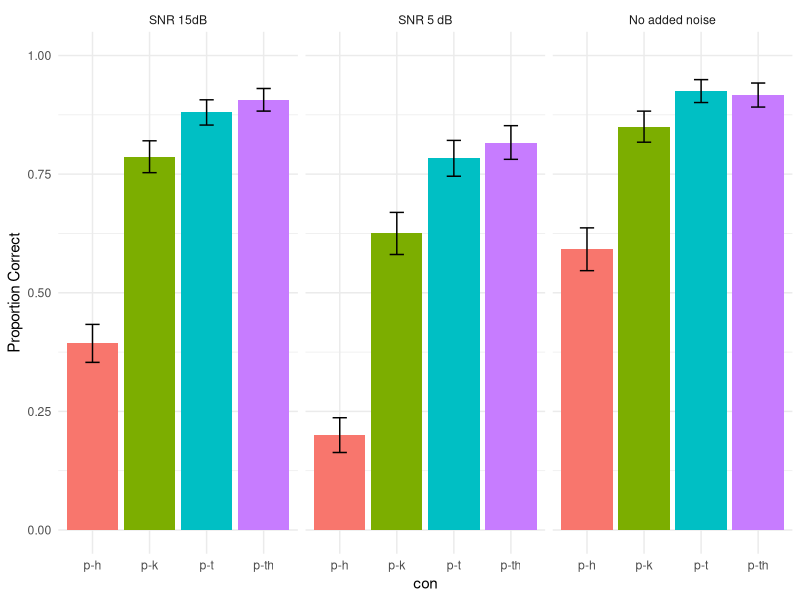

R code for this plot:
## ---- chunk 1
knitr::opts_chunk$set(echo = TRUE)
knitr::opts_chunk$set(warning = FALSE, message = FALSE)
## ---- chunk 2
data_15 <- read.csv("Master_15_local.csv", header = TRUE)
data_5 <- read.csv("Master_5_local.csv", header = TRUE)
data_clean <- read.csv("Master_clean_local.csv", header = TRUE)
full_data <- rbind(data_clean,data_15,data_5)
## ---- chunk 3
# Full data clean
remove_rows <- function(full_data) {
  allowed_values <- c("p-th", "p-t", "p-k", "p-h")
  filtered_full_data <- subset(full_data, con %in% allowed_values)
  return(filtered_full_data)
}

filtered_full_data <- remove_rows(full_data)

# Make SNR a factor
filtered_full_data$snr <- as.factor(filtered_full_data$snr)
## ---- chunk 4
## Make a master bar chart of proportion correct w error bars

library(ggplot2)
library(dplyr)

# new names for snr facet labels
snr_names <- list(
  "15"="SNR 15dB",
  "5"="SNR 5 dB",
  "clean"="No added noise")

# use the labeller function in facet
snr_labeller <- function(variable,value){
  return(snr_names[value])
}

# Calculate the mean and standard error (SEM) for each group
summary_filtered_full_data <- filtered_full_data %>%
  group_by(snr, con) %>%
  summarise(mean_corr = mean(corr),
            sd_corr = sd(corr),
            n = n()) %>%
  mutate(se_corr = sd_corr / sqrt(n))  # Calculate Standard Error

# Plot using ggplot2
grey_colors <- c("grey20", "grey40", "grey60", "grey80")
full_plot <- ggplot(summary_filtered_full_data, aes(x = con, y = mean_corr, fill = con)) +
  geom_bar(stat = "identity", position = "dodge", show.legend = FALSE) + ylim(0,1)+
  geom_errorbar(aes(ymin = mean_corr - se_corr, ymax = mean_corr + se_corr),
                position = position_dodge(width = 0.9), width = 0.25) +
  facet_wrap(~snr,ncol = 3, labeller = snr_labeller) +
  labs(x = "con", y = "Proportion Correct", fill = "Contrast") +
  #scale_fill_manual(values = grey_colors) +
  theme_minimal()
full_plot
## ---- chunk 5
library(lme4)
filtered_full_data$snr <- relevel(filtered_full_data$snr, ref = "clean")

model <- glmer(corr ~ snr * con + (1 | part), data = filtered_full_data, family = binomial, control=glmerControl(optimizer="bobyqa",optCtrl=list(maxfun=2e5)))
summary(model)
